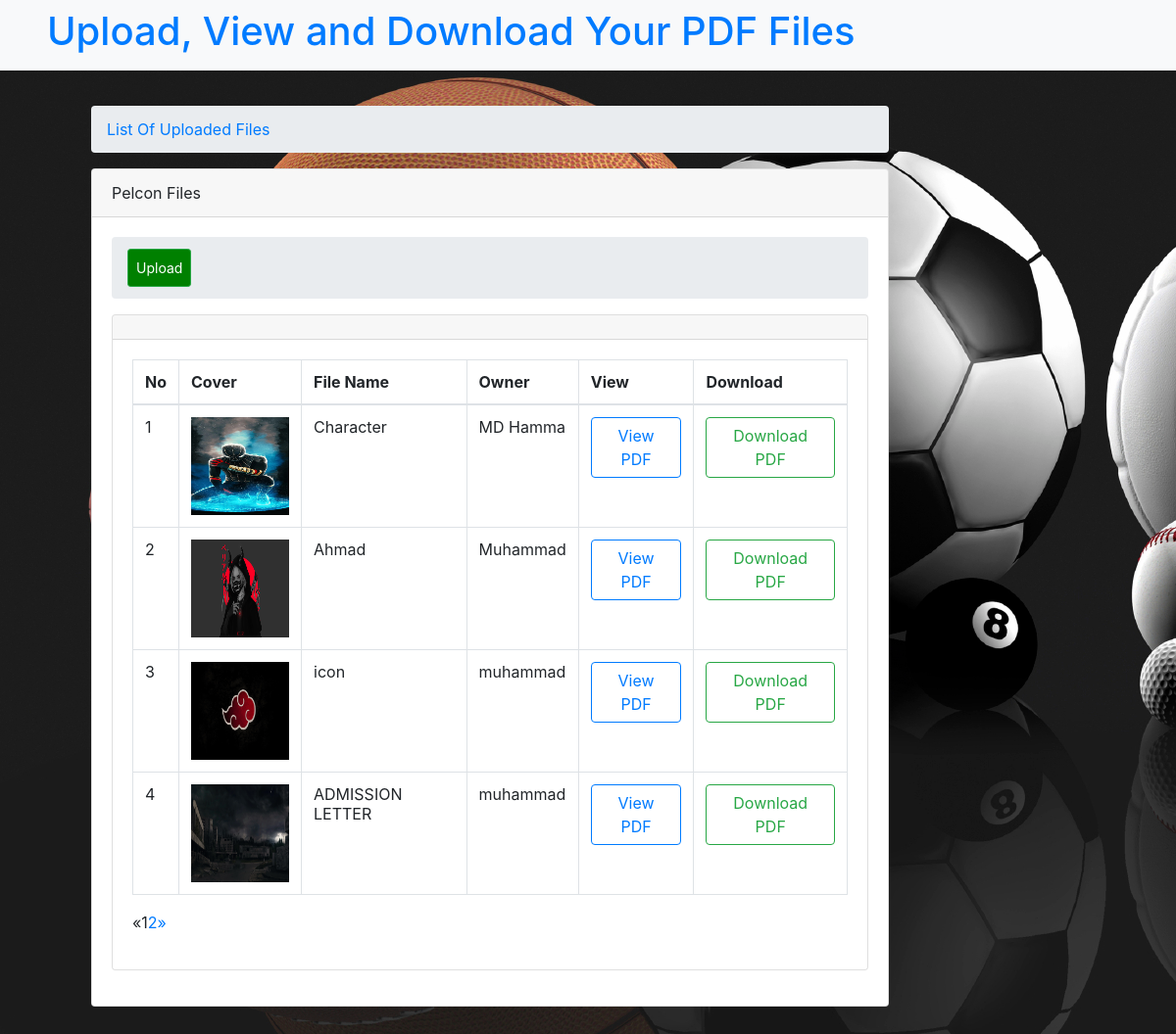
The page /pelcon/ on the database its author committed.
### comment/models.py (models this page shows, shortened)
class Pelcon(models.Model):
    name = models.CharField(max_length=100)
    owner = models.CharField(max_length=100)
    pdf = models.FileField(upload_to='store/pdfs/')
    cover = models.ImageField(upload_to='store/covers/')

### comment/views.py (the view)
# urls.py: path('pelcon/', views.PelconView.as_view(), name='pelcon'),
class PelconView(generic.ListView):
	model = Pelcon
	template_name = 'comment/pelcon.html'
	context_object_name = 'files'
	paginate_by = 4
	def get_queryset(self):
		return Pelcon.objects.order_by('-id')

### comment/templates/comment/pelcon.html (shortened to what this page needs)
{% load static %}
<link rel="stylesheet" type="text/css" href="{% static 'comment/vendor/bootstrap/four/css/bootstrap.min.css' %}">
<link rel="stylesheet" type="text/css" href="{% static 'comment/vendor/bootstrap/three/css/bootstrap.min.css' %}">
<link rel="stylesheet" type="text/css" href="{% static 'comment/css/comment.css' %}">
 <nav class="navbar navbar-expand-lg navbar-light bg-light fixed-top">
  <div class="collapse navbar-collapse" id="navbarText">
    <ul class="navbar-nav mr-auto">
      <li class="nav-item active">
        <a class="nav-link" href="#"><span class="sr-only">(current)</span></a>
      </li>
      <h1 class="text-primary">Upload, View and Download Your PDF Files</h1>
    </ul>
  </div>
</nav>
<body id="bg" style="background-image: url('{% static "comment/images/4.jpg"%}');">
<div class="col-md-10 col-sm-4 col-xs-4" style="padding-top: 60px">
<div id="content" class="p-8 p-md-5 pt-5">
    <div class="col-md-12 col-sm-12 col-xs-10">
    	<div id="content-wrapper">
        <div class="container-fluid">
            <ol class="breadcrumb">
                <li class="breadcrumb-item">
                    <a href="">List Of Uploaded Files</a>
                </li>
            </ol>
            <div class="card mb-3">
                <div class="card-header">
                    Pelcon Files
                </div>
                <div class="card-body">
            <ol class="breadcrumb">
                <li class="breadcrumb-item">
                    <a  class="btn btn-sm btn-success" href="{% url 'myupload' %}" style="padding: 8px; float: right; background-color: green; color: white;">Upload</a>
                </li>
            </ol>
            <div class="card mb-3">
                <div class="card-header text-primary">
                </div>
                <div class="card-body">
                    <div class="table-responsive">
                        <table class="table table-bordered" id="dataTable" width="100%" cellspacing="0">
                            <thead>
                            <tr>
                                <th>No</th>
                                <th>Cover</th>
                                <th>File Name</th>
                                <th>Owner</th>
                                <th>View</th>
                                <th>Download</th>
                            </tr>
                            </thead>
                            <tbody>
                            	{% if files %}
                            	  {% for file in files %}
                                <tr>
                                    <td>{{ forloop.counter }}</td>
                                    <td>
                                    {% if file.cover %}
                                    <img src="{{ file.cover.url }}" alt="{{ file.name }}" style="width:100px; height: 100px">
                                    {% else %}
                                    <span class="text-muted">No cover</span>
                                    {% endif %}
                                   </td>
                                    <td>{{ file.name }}</td>
                                    <td>{{ file.owner }}</td>
                                     <td>
                                    {% if file.pdf %}
                                      <a href="{{ file.pdf.url }}" class="btn btn-outline-primary" target="_blank">
                                    View PDF</a>
                                    {% else %}
                                    <span class="text-muted">No PDF</span>
                                    {% endif %}
                                  </td>
                                  <td>
                                    {% if file.pdf %}
                                      <a href="{{ file.pdf.url }}" download class="btn btn-outline-success">
                                    Download PDF</a>
                                    {% else %}
                                    <span class="text-muted">No PDF</span>
                                    {% endif %}
                                  </td>
                                </tr>
                                {% endfor %}
                                {% endif %}
                            </tbody>
                        </table>
                          {% if is_paginated %}
  <ul class="pagination">
    {% if page_obj.has_previous %}
      <li><a href="?page={{ page_obj.previous_page_number }}">&laquo;</a></li>
    {% else %}
      <li class="disabled"><span>&laquo;</span></li>
    {% endif %}
    {% for i in paginator.page_range %}
      {% if page_obj.number == i %}
        <li class="active"><span>{{ i }} <span class="sr-only">(current)</span></span></li>
      {% else %}
        <li><a href="?page={{ i }}">{{ i }}</a></li>
      {% endif %}
    {% endfor %}
    {% if page_obj.has_next %}
      <li><a href="?page={{ page_obj.next_page_number }}">&raquo;</a></li>
    {% else %}
      <li class="disabled"><span>&raquo;</span></li>
    {% endif %}
  </ul>
{% endif %}
                    </div>
                </div>
            </div>
        </div>
    </div>
        </div>
    </div>
                </div>
            </div>
        </div>
</body>
</html>
</body>
</html>

### rows shown on the page
Pelcon: cover (picture), name "Character", owner "MD Hamma"
Pelcon: cover (picture), name "Ahmad", owner "Muhammad"
Pelcon: cover (picture), name "icon", owner "muhammad"
Pelcon: cover (picture), name "ADMISSION LETTER", owner "muhammad"

### other values the page prints
{{ i }} "1"
{{ i }} "2"
